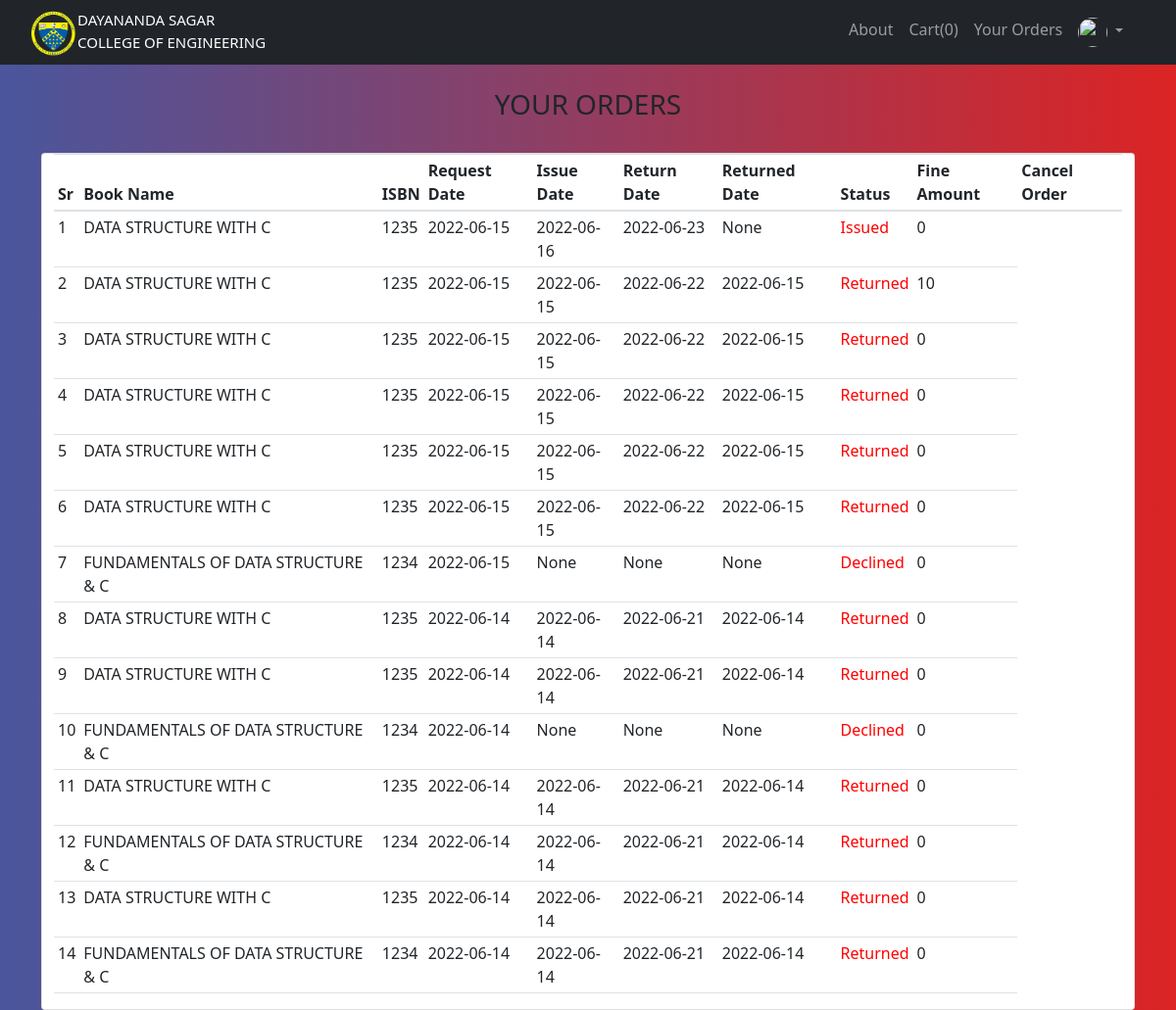
Page /orders (signed in) on the earlier database version.
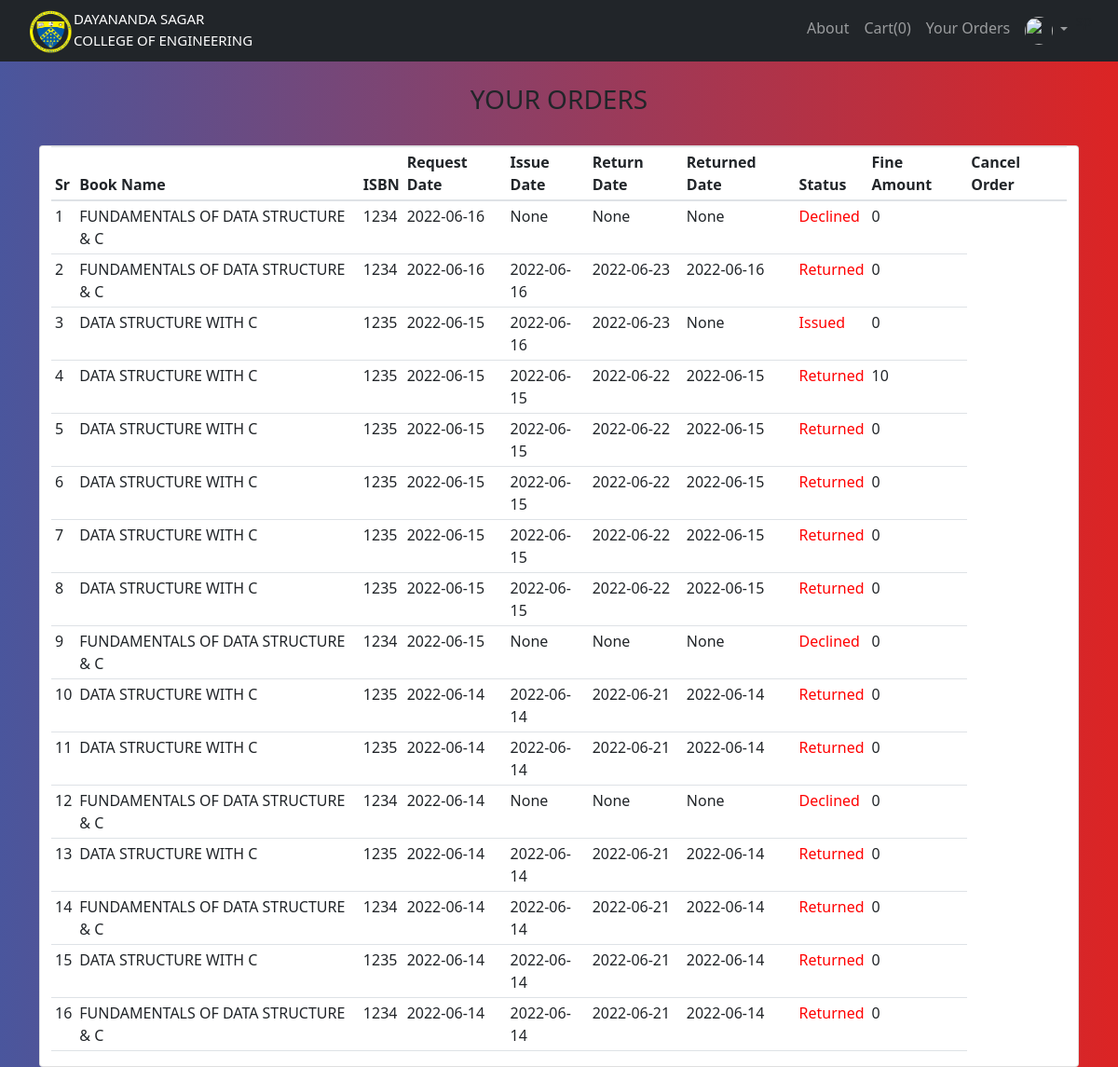
Same page on the later database version.
### website/models.py (models this page shows, shortened)
class Student_Order(db.Model):
        id = db.Column(db.Integer, primary_key = True)
        status = db.Column(db.String(20), default = 'Requested', nullable = False)
        request_time = db.Column(db.DateTime, nullable = True)
        approve_time = db.Column(db.DateTime, nullable = True)
        return_time = db.Column(db.DateTime, nullable = True)
        returned_time = db.Column(db.DateTime, nullable = True)
        student_id = db.Column(db.Integer, db.ForeignKey('user.id'),nullable=True)
        student = db.relationship('User', backref=db.backref('students_order',lazy=True))
        book_id = db.Column(db.Integer, db.ForeignKey('addbook.id'),nullable=True)
        book = db.relationship('Addbook', backref=db.backref('books_order',lazy=True))
        fine = db.Column(db.Float,default=0)

class Addbook(db.Model):
    __tablename__='addbook'
    __searchable__ = ['name', 'desc', 'isbn']
    id = db.Column(db.Integer, primary_key=True)
    name = db.Column(db.String(80), nullable=False)
    price = db.Column(db.Numeric(10,2), nullable=False)
    isbn = db.Column(db.Integer,default=0)
    stock = db.Column(db.Integer,nullable=False)
    available_copies = db.Column(db.Integer,nullable=False)
    desc = db.Column(db.Text, nullable=False)
    pub_date = db.Column(db.DateTime, nullable=False, default=datetime.utcnow)
    department_id = db.Column(db.Integer, db.ForeignKey('department.id'),nullable=False)
    department = db.relationship('Department', backref=db.backref('departments',lazy=True))
    semester_id = db.Column(db.Integer, db.ForeignKey('semester.id'),nullable=False)
    semester = db.relationship('Semester', backref=db.backref('semesters',lazy=True))
    image_1 = db.Column(db.String(150), nullable=False, default='image.jpg')
    image_2 = db.Column(db.String(150), nullable=False, default='image.jpg')
    image_3 = db.Column(db.String(150), nullable=False, default='image.jpg')

### website/views.py (the view)
@views.route('/orders')
@login_required
@requires_access_level(["student","admin"])
def show_student_order():
    student_id = current_user.id
    orders = Student_Order.query.filter_by(student_id=student_id).order_by(Student_Order.request_time.desc())
    return render_template('book_orders.html',user=current_user,orders=orders)

### website/models.py (called while the page is built)
        def get_urole(self):
                return self.urole

### website/views.py (called while the page is built)
def requires_access_level(access_level):
    def decorator(f):
        @wraps(f)
        def decorated_function(*args, **kwargs):
            if not current_user.is_authenticated:
                flash('Login to Access', 'error')
                return redirect(url_for('views.home'))
            if current_user.get_urole() not in access_level:
                logout_user()
                flash('You do not have access to this resource. You have been automatically Logged Out', 'error')
                return redirect(url_for('views.home'))
            return f(*args, **kwargs)
        return decorated_function
    return decorator

### website/templates/book_orders.html (shortened to what this page needs)
{% extends "base.html" %} {% block title %}Order{% endblock %}
{% block content %}
<br>
<b><center>
    <h3>YOUR ORDERS</h3>
</center></b>
<br>
<div class="container">
    <div class="row">
        <div class="card">
        <table class="table table-sm">
            <thead>
                <th>Sr</th>
                <th>Book Name</th>
                <th>ISBN</th>
                <th>Request Date</th>
                <th>Issue Date</th>
                <th>Return Date</th>
                <th>Returned Date</th>
                <th>Status</th>
                <th>Fine Amount</th>
                <th>Cancel Order</th>
            </thead>
            <tbody>
                {% for order in orders %}
                <tr>
                    <td>{{loop.index}}</td>
                    <td>{{order.book.name}}</td>
                    <td>{{order.book.isbn}}</td>
                    <td>{{order.request_time.date()}}</td>
                    {% if order.approve_time != None %}
                    <td>{{order.approve_time.date()}}</td>
                    {% else %}
                    <td>{{order.approve_time}}</td>
                    {% endif %}
                    {% if order.return_time != None %}
                    <td>{{order.return_time.date()}}</td>
                    {% else %}
                    <td>{{order.return_time}}</td>
                    {% endif %}
                    {% if order.returned_time != None %}
                    <td>{{order.returned_time.date()}}</td>
                    {% else %}
                    <td>{{order.returned_time}}</td>
                    {% endif %}
                    <td style="color: red;">{{order.status}}</td>
                    <td>{{order.fine}}</td>
                </tr>
                {% endfor %}
            </tbody>
        </table>
    </div>
</div>
</div>
{% endblock %}

Differences in the rows shown:
added Student_Order: book.name "FUNDAMENTALS OF DATA STRUCTURE & C", book.isbn "1234", request_time "2022-06-16", approve_time "None", return_time "None", returned_time "None", status "Declined", fine "0"
added Student_Order: book.name "FUNDAMENTALS OF DATA STRUCTURE & C", book.isbn "1234", request_time "2022-06-16", approve_time "2022-06-16", return_time "2022-06-23", returned_time "2022-06-16", status "Returned", fine "0"
